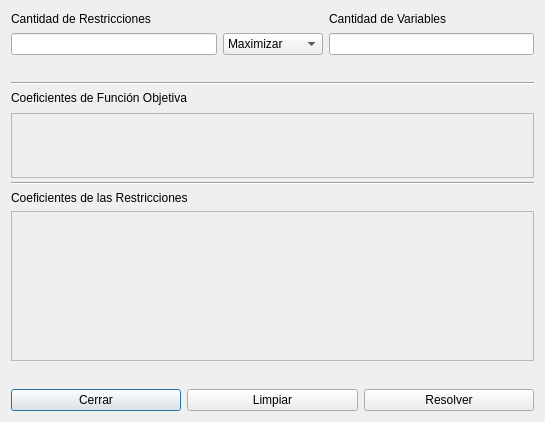
<?xml version="1.0" encoding="UTF-8"?>
<ui version="4.0">
 <author>C3RBERUSS!</author>
 <class>Dialog</class>
 <widget class="QDialog" name="Dialog">
  <property name="geometry">
   <rect>
    <x>0</x>
    <y>0</y>
    <width>545</width>
    <height>422</height>
   </rect>
  </property>
  <property name="windowTitle">
   <string>Método Simplex</string>
  </property>
  <property name="windowIcon">
   <iconset resource="../resources/recursos.qrc">
    <normaloff>:/calculator.png</normaloff>:/calculator.png</iconset>
  </property>
  <layout class="QGridLayout" name="gridLayout">
   <item row="10" column="0">
    <widget class="QLabel" name="label_4">
     <property name="text">
      <string>Coeficientes de las Restricciones</string>
     </property>
    </widget>
   </item>
   <item row="5" column="0">
    <spacer name="verticalSpacer">
     <property name="orientation">
      <enum>Qt::Vertical</enum>
     </property>
     <property name="sizeHint" stdset="0">
      <size>
       <width>20</width>
       <height>40</height>
      </size>
     </property>
    </spacer>
   </item>
   <item row="14" column="0">
    <spacer name="verticalSpacer_2">
     <property name="orientation">
      <enum>Qt::Vertical</enum>
     </property>
     <property name="sizeHint" stdset="0">
      <size>
       <width>20</width>
       <height>40</height>
      </size>
     </property>
    </spacer>
   </item>
   <item row="8" column="0">
    <widget class="QScrollArea" name="scrollArea_2">
     <property name="minimumSize">
      <size>
       <width>0</width>
       <height>65</height>
      </size>
     </property>
     <property name="maximumSize">
      <size>
       <width>16777215</width>
       <height>60</height>
      </size>
     </property>
     <property name="widgetResizable">
      <bool>true</bool>
     </property>
     <widget class="QWidget" name="scrollAreaWidgetContents">
      <property name="geometry">
       <rect>
        <x>0</x>
        <y>0</y>
        <width>527</width>
        <height>65</height>
       </rect>
      </property>
      <widget class="QWidget" name="layoutWidget">
       <property name="geometry">
        <rect>
         <x>0</x>
         <y>30</y>
         <width>527</width>
         <height>20</height>
        </rect>
       </property>
       <layout class="QGridLayout" name="func_object">
        <property name="margin">
         <number>10</number>
        </property>
       </layout>
      </widget>
     </widget>
    </widget>
   </item>
   <item row="17" column="0">
    <layout class="QHBoxLayout" name="horizontalLayout_2">
     <item>
      <widget class="QPushButton" name="btnClose">
       <property name="text">
        <string>Cerrar</string>
       </property>
      </widget>
     </item>
     <item>
      <widget class="QPushButton" name="btnLimpiar">
       <property name="text">
        <string>Limpiar</string>
       </property>
      </widget>
     </item>
     <item>
      <widget class="QPushButton" name="btnSolve">
       <property name="text">
        <string>Resolver</string>
       </property>
      </widget>
     </item>
    </layout>
   </item>
   <item row="7" column="0">
    <widget class="QLabel" name="label_3">
     <property name="text">
      <string>Coeficientes de Función Objetiva</string>
     </property>
    </widget>
   </item>
   <item row="11" column="0" rowspan="2">
    <widget class="QScrollArea" name="scrollArea">
     <property name="minimumSize">
      <size>
       <width>0</width>
       <height>150</height>
      </size>
     </property>
     <property name="maximumSize">
      <size>
       <width>16777215</width>
       <height>500</height>
      </size>
     </property>
     <property name="widgetResizable">
      <bool>true</bool>
     </property>
     <widget class="QWidget" name="scrollContent">
      <property name="geometry">
       <rect>
        <x>0</x>
        <y>0</y>
        <width>527</width>
        <height>150</height>
       </rect>
      </property>
      <widget class="QWidget" name="layoutWidget">
       <property name="geometry">
        <rect>
         <x>0</x>
         <y>30</y>
         <width>527</width>
         <height>20</height>
        </rect>
       </property>
       <layout class="QGridLayout" name="gridData">
        <property name="margin">
         <number>10</number>
        </property>
       </layout>
      </widget>
     </widget>
    </widget>
   </item>
   <item row="0" column="0">
    <layout class="QHBoxLayout" name="horizontalLayout">
     <item>
      <layout class="QVBoxLayout" name="verticalLayout_2">
       <item>
        <widget class="QLabel" name="label_2">
         <property name="text">
          <string>Cantidad de Restricciones</string>
         </property>
        </widget>
       </item>
       <item>
        <widget class="QLineEdit" name="txtRestricciones">
         <property name="maximumSize">
          <size>
           <width>250</width>
           <height>16777215</height>
          </size>
         </property>
        </widget>
       </item>
      </layout>
     </item>
     <item>
      <layout class="QVBoxLayout" name="verticalLayout_3">
       <property name="bottomMargin">
        <number>0</number>
       </property>
       <item>
        <spacer name="verticalSpacer_3">
         <property name="orientation">
          <enum>Qt::Vertical</enum>
         </property>
         <property name="sizeHint" stdset="0">
          <size>
           <width>20</width>
           <height>40</height>
          </size>
         </property>
        </spacer>
       </item>
       <item>
        <widget class="QComboBox" name="cbxMax_min">
         <property name="minimumSize">
          <size>
           <width>100</width>
           <height>0</height>
          </size>
         </property>
         <property name="maximumSize">
          <size>
           <width>100</width>
           <height>16777215</height>
          </size>
         </property>
         <item>
          <property name="text">
           <string>Maximizar</string>
          </property>
         </item>
         <item>
          <property name="text">
           <string>Minimizar</string>
          </property>
         </item>
        </widget>
       </item>
      </layout>
     </item>
     <item>
      <layout class="QVBoxLayout" name="verticalLayout">
       <item>
        <widget class="QLabel" name="label">
         <property name="text">
          <string>Cantidad de Variables</string>
         </property>
        </widget>
       </item>
       <item>
        <widget class="QLineEdit" name="txtVariables">
         <property name="maximumSize">
          <size>
           <width>250</width>
           <height>16777215</height>
          </size>
         </property>
        </widget>
       </item>
      </layout>
     </item>
    </layout>
   </item>
   <item row="9" column="0">
    <widget class="Line" name="line">
     <property name="orientation">
      <enum>Qt::Horizontal</enum>
     </property>
    </widget>
   </item>
   <item row="6" column="0">
    <widget class="Line" name="line_2">
     <property name="orientation">
      <enum>Qt::Horizontal</enum>
     </property>
    </widget>
   </item>
  </layout>
 </widget>
 <tabstops>
  <tabstop>txtRestricciones</tabstop>
  <tabstop>cbxMax_min</tabstop>
  <tabstop>txtVariables</tabstop>
  <tabstop>scrollArea_2</tabstop>
  <tabstop>scrollArea</tabstop>
  <tabstop>btnSolve</tabstop>
  <tabstop>btnLimpiar</tabstop>
  <tabstop>btnClose</tabstop>
 </tabstops>
 <resources>
  <include location="../resources/recursos.qrc"/>
 </resources>
 <connections/>
</ui>
